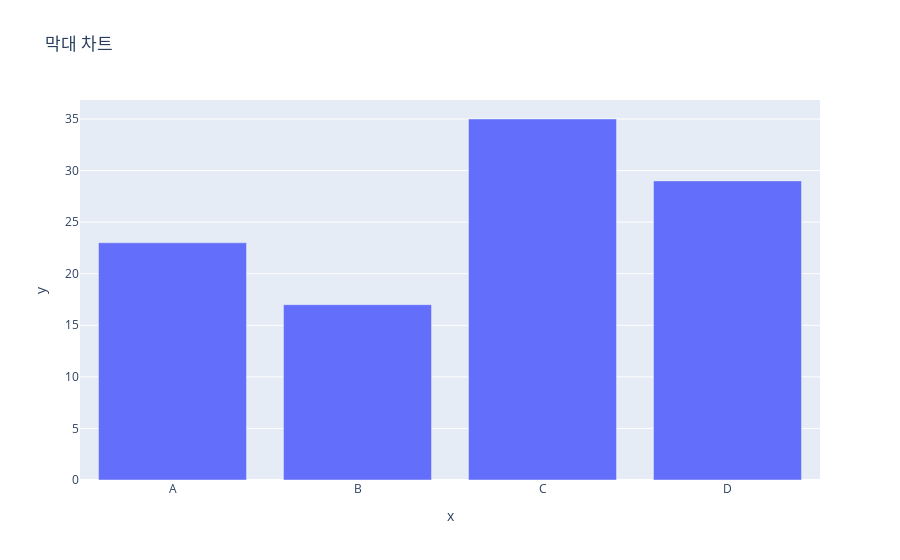

The notebook cell this image was saved under:
### Code cell
df = pd.DataFrame({
    "x":["A", "B", "C", "D"],
    "y":[23,17,35,29],
})

fig = px.bar(df, x="x", y="y", title="막대 차트")
fig.show()

### Figure 1 — Plotly figure (JSON) as saved in the notebook; plotly's stock layout.template omitted (floating-point values rounded to 4 significant figures)
{"data": [{"hovertemplate": "x=%{x}<br>y=%{y}<extra></extra>", "legendgroup": "", "marker": {"color": "#636efa", "pattern": {"shape": ""}}, "name": "", "orientation": "v", "showlegend": false, "textposition": "auto", "type": "bar", "x": ["A", "B", "C", "D"], "xaxis": "x", "y": [23, 17, 35, 29], "yaxis": "y"}], "layout": {"barmode": "relative", "legend": {"tracegroupgap": 0}, "title": {"text": "막대 차트"}, "xaxis": {"anchor": "y", "domain": [0, 1], "title": {"text": "x"}}, "yaxis": {"anchor": "x", "domain": [0, 1], "title": {"text": "y"}}}}
